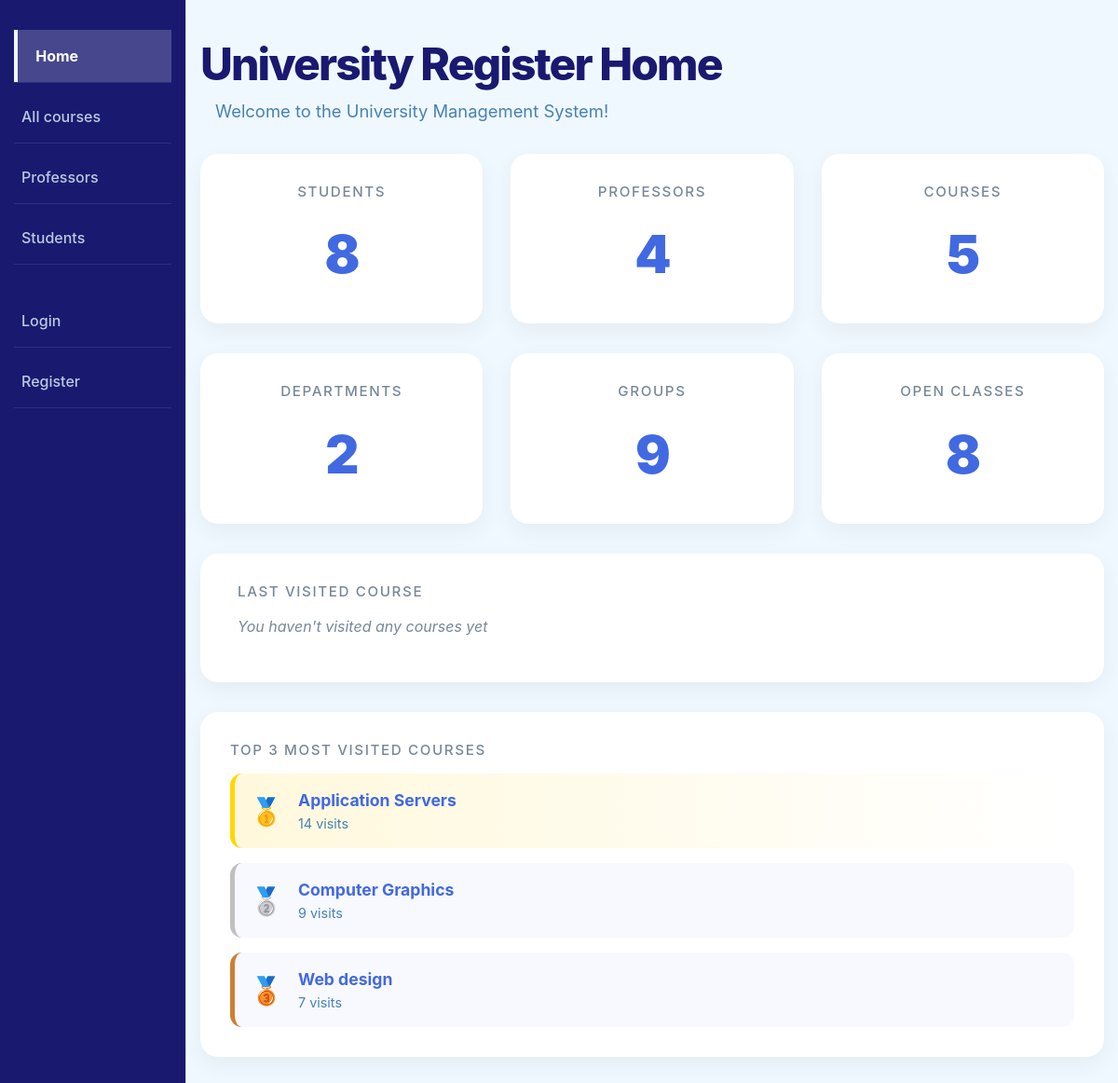
The app's page /catalog/, older data.
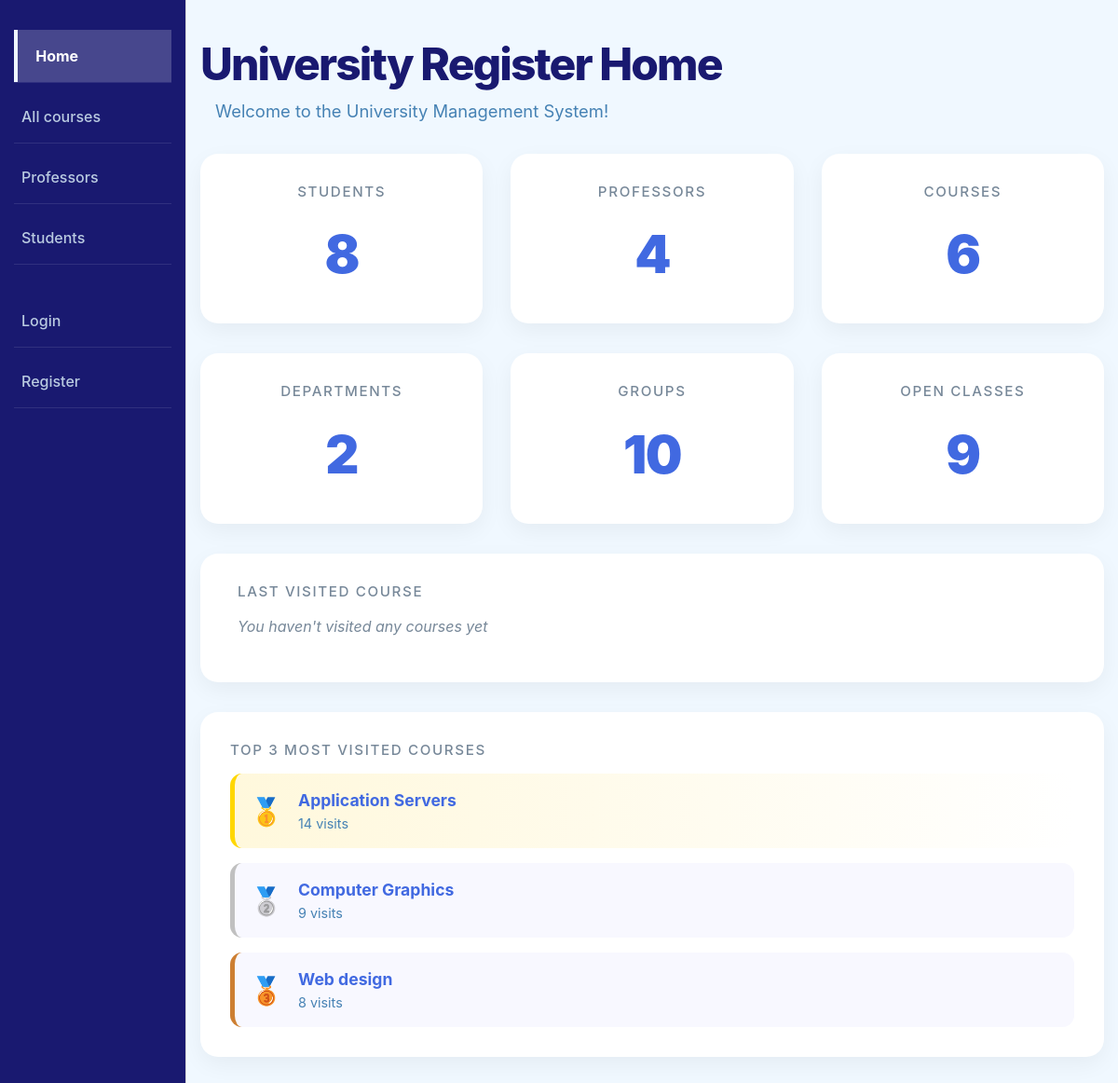
The same page, newer data.
### catalog/models.py (models this page shows, shortened)
class Course(models.Model):
  course_code = models.CharField(verbose_name='Course Code', max_length=200, help_text='Enter the course code')
  title = models.CharField(verbose_name='Course Title', max_length=200, help_text='Enter the course title')
  description = models.TextField(verbose_name='Course Description', help_text='Enter the course description', blank=True)
  academic_level = models.ForeignKey('Level', on_delete=models.SET_NULL, null=True)
  department = models.ForeignKey('Department', on_delete=models.SET_NULL, null=True)
  topic = models.CharField(verbose_name='Course Topic', max_length=255, help_text='Enter the course topic', blank=True)
  visit_count = models.PositiveIntegerField(default=0)
  def get_absolute_url(self):
    return reverse('course-detail', args=[str(self.id)])

### catalog/views.py (the view)
# urls.py: path('', views.index, name='index'),
def index(request):
    num_students = Student.objects.count()
    num_profesores = Profesor.objects.count()
    num_courses = Course.objects.count()
    num_departments = Department.objects.count()
    num_classgroups = ClassGroup.objects.count()
    num_classgroups_open = ClassGroup.objects.filter(status__exact='OPEN').count()
    last_course = None
    last_course_id = request.session.get('last_course_id')
    if last_course_id:
        last_course = Course.objects.filter(id=last_course_id).first()
    top_courses = Course.objects.order_by('-visit_count')[:3]
    context = {
        'num_students': num_students,
        'num_profesores': num_profesores,
        'num_courses': num_courses,
        'num_departments': num_departments,
        'num_classgroups': num_classgroups,
        'num_classgroups_open': num_classgroups_open,
        'last_course': last_course,
        'top_courses': top_courses,
    }
    return render(request, 'index.html', context=context)

### catalog/templates/index.html
{% extends "base_generic.html" %}
{% block content %}
  <h1 class="main-title">University Register Home</h1>
  <p class="subtitle">Welcome to the University Management System!</p>
  <div class="row">
    <div class="col-md-4 col-sm-6">
      <div class="stat-card">
        <h3>Students</h3>
        <p class="number-display">{{ num_students }}</p>
      </div>
    </div> <div class="col-md-4 col-sm-6">
      <div class="stat-card">
        <h3>Professors</h3>
        <p class="number-display">{{ num_profesores }}</p>
      </div>
    </div>
    <div class="col-md-4 col-sm-6">
      <div class="stat-card">
        <h3>Courses</h3>
        <p class="number-display">{{ num_courses }}</p>
      </div>
    </div>
    <div class="col-md-4 col-sm-6">
      <div class="stat-card">
        <h3>Departments</h3>
        <p class="number-display">{{ num_departments }}</p>
      </div>
    </div>
    <div class="col-md-4 col-sm-6">
      <div class="stat-card">
        <h3>Groups</h3>
        <p class="number-display">{{ num_classgroups }}</p>
      </div>
    </div>
    <div class="col-md-4 col-sm-6">
      <div class="stat-card">
        <h3>Open Classes</h3>
        <p class="number-display">{{ num_classgroups_open }}</p>
      </div>
    </div>
  </div>
  <div class="row">
    <div class="col-12">
      <div class="stat-card last-course-card">
        <h3>Last visited course</h3>
        {% if last_course %}
          <p class="last-course-title">
            <a href="{{ last_course.get_absolute_url }}">
              {{ last_course.title }}
            </a>
          </p>
          <p class="last-course-extra">
            {{ last_course.course_code }} • {{ last_course.department }}
          </p>
        {% else %}
          <p class="last-course-empty">
            You haven't visited any courses yet
          </p>
        {% endif %}
      </div>
    </div>
  </div>
  <div class="row">
    <div class="col-12">
      <div class="stat-card ranking-card">
        <h3>Top 3 Most Visited Courses</h3>
        <div class="top3-container">
          {% for course in top_courses %}
            <div class="top3-item position-{{ forloop.counter }}">
              <div class="medal">
                {% if forloop.counter == 1 %}🥇{% endif %}
                {% if forloop.counter == 2 %}🥈{% endif %}
                {% if forloop.counter == 3 %}🥉{% endif %}
              </div>
              <div class="top3-info">
                <a href="{{ course.get_absolute_url }}" class="top3-title">
                  {{ course.title }}
                </a>
                <p class="top3-visits">
                  {{ course.visit_count }} visits
                </p>
              </div>
            </div>
          {% empty %}
            <p>No data yet</p>
          {% endfor %}
        </div>
      </div>
    </div>
  </div>
{% endblock %}

Row changes from the older to the newer data that the page shows:
changed Course "Web design": visit_count "7" → "8"
Text that changed along with them:
{{ num_courses }}: "5" → "6"
{{ num_classgroups }}: "9" → "10"
{{ num_classgroups_open }}: "8" → "9"
